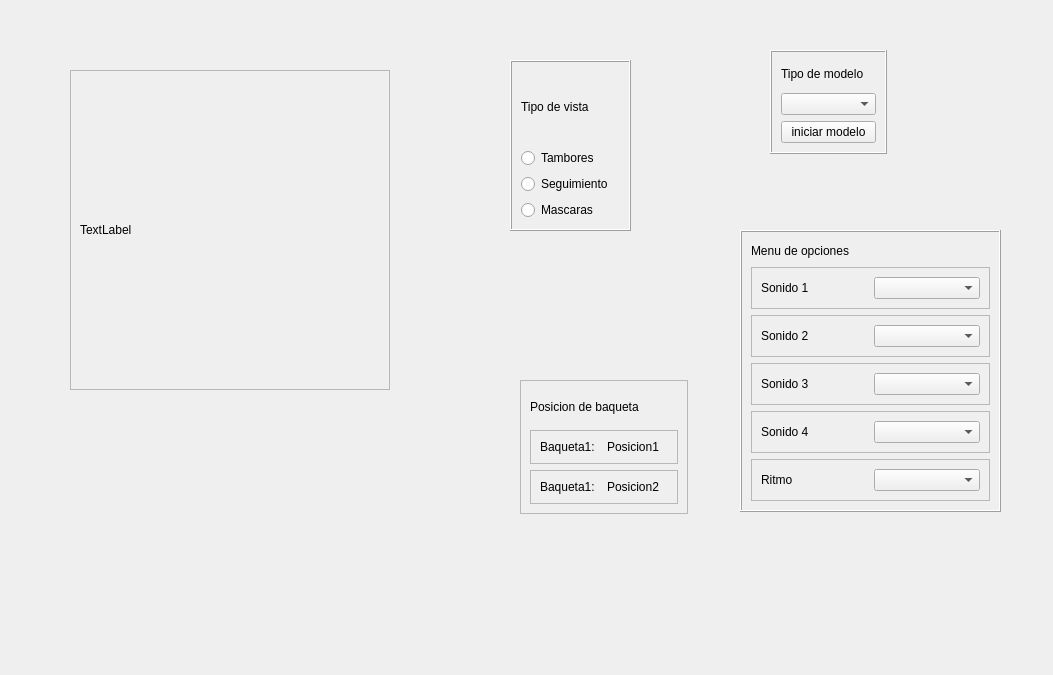
<?xml version="1.0" encoding="UTF-8"?>
<ui version="4.0">
 <class>MainWindow</class>
 <widget class="QMainWindow" name="MainWindow">
  <property name="geometry">
   <rect>
    <x>0</x>
    <y>0</y>
    <width>1053</width>
    <height>675</height>
   </rect>
  </property>
  <property name="windowTitle">
   <string>MainWindow</string>
  </property>
  <widget class="QWidget" name="centralwidget">
   <widget class="QFrame" name="frame">
    <property name="geometry">
     <rect>
      <x>70</x>
      <y>70</y>
      <width>320</width>
      <height>320</height>
     </rect>
    </property>
    <property name="minimumSize">
     <size>
      <width>320</width>
      <height>320</height>
     </size>
    </property>
    <property name="maximumSize">
     <size>
      <width>320</width>
      <height>320</height>
     </size>
    </property>
    <property name="frameShape">
     <enum>QFrame::StyledPanel</enum>
    </property>
    <property name="frameShadow">
     <enum>QFrame::Sunken</enum>
    </property>
    <layout class="QGridLayout" name="gridLayout">
     <item row="0" column="0">
      <widget class="QLabel" name="Camara">
       <property name="minimumSize">
        <size>
         <width>300</width>
         <height>300</height>
        </size>
       </property>
       <property name="maximumSize">
        <size>
         <width>300</width>
         <height>300</height>
        </size>
       </property>
       <property name="text">
        <string>TextLabel</string>
       </property>
      </widget>
     </item>
    </layout>
   </widget>
   <widget class="QFrame" name="frame_2">
    <property name="geometry">
     <rect>
      <x>740</x>
      <y>230</y>
      <width>261</width>
      <height>282</height>
     </rect>
    </property>
    <property name="frameShape">
     <enum>QFrame::Box</enum>
    </property>
    <property name="frameShadow">
     <enum>QFrame::Raised</enum>
    </property>
    <layout class="QVBoxLayout" name="verticalLayout">
     <item>
      <widget class="QLabel" name="label_8">
       <property name="text">
        <string>Menu de opciones</string>
       </property>
      </widget>
     </item>
     <item>
      <widget class="QFrame" name="frame_3">
       <property name="frameShape">
        <enum>QFrame::StyledPanel</enum>
       </property>
       <property name="frameShadow">
        <enum>QFrame::Raised</enum>
       </property>
       <layout class="QHBoxLayout" name="horizontalLayout">
        <item>
         <widget class="QLabel" name="label">
          <property name="text">
           <string>Sonido 1</string>
          </property>
         </widget>
        </item>
        <item>
         <widget class="QComboBox" name="Sonido1"/>
        </item>
       </layout>
      </widget>
     </item>
     <item>
      <widget class="QFrame" name="frame_4">
       <property name="frameShape">
        <enum>QFrame::StyledPanel</enum>
       </property>
       <property name="frameShadow">
        <enum>QFrame::Raised</enum>
       </property>
       <layout class="QHBoxLayout" name="horizontalLayout_2">
        <item>
         <widget class="QLabel" name="label_2">
          <property name="text">
           <string>Sonido 2</string>
          </property>
         </widget>
        </item>
        <item>
         <widget class="QComboBox" name="Sonido2"/>
        </item>
       </layout>
      </widget>
     </item>
     <item>
      <widget class="QFrame" name="frame_5">
       <property name="frameShape">
        <enum>QFrame::StyledPanel</enum>
       </property>
       <property name="frameShadow">
        <enum>QFrame::Raised</enum>
       </property>
       <layout class="QHBoxLayout" name="horizontalLayout_3">
        <item>
         <widget class="QLabel" name="label_3">
          <property name="text">
           <string>Sonido 3</string>
          </property>
         </widget>
        </item>
        <item>
         <widget class="QComboBox" name="Sonido3"/>
        </item>
       </layout>
      </widget>
     </item>
     <item>
      <widget class="QFrame" name="frame_6">
       <property name="frameShape">
        <enum>QFrame::StyledPanel</enum>
       </property>
       <property name="frameShadow">
        <enum>QFrame::Raised</enum>
       </property>
       <layout class="QHBoxLayout" name="horizontalLayout_4">
        <item>
         <widget class="QLabel" name="label_4">
          <property name="text">
           <string>Sonido 4</string>
          </property>
         </widget>
        </item>
        <item>
         <widget class="QComboBox" name="Sonido4"/>
        </item>
       </layout>
      </widget>
     </item>
     <item>
      <widget class="QFrame" name="frame_7">
       <property name="frameShape">
        <enum>QFrame::StyledPanel</enum>
       </property>
       <property name="frameShadow">
        <enum>QFrame::Raised</enum>
       </property>
       <layout class="QHBoxLayout" name="horizontalLayout_5">
        <item>
         <widget class="QLabel" name="label_5">
          <property name="text">
           <string>Ritmo</string>
          </property>
         </widget>
        </item>
        <item>
         <widget class="QComboBox" name="Ritmo"/>
        </item>
       </layout>
      </widget>
     </item>
    </layout>
   </widget>
   <widget class="QFrame" name="frame_8">
    <property name="geometry">
     <rect>
      <x>770</x>
      <y>50</y>
      <width>117</width>
      <height>104</height>
     </rect>
    </property>
    <property name="frameShape">
     <enum>QFrame::Box</enum>
    </property>
    <property name="frameShadow">
     <enum>QFrame::Raised</enum>
    </property>
    <layout class="QVBoxLayout" name="verticalLayout_3">
     <item>
      <widget class="QLabel" name="label_7">
       <property name="text">
        <string>Tipo de modelo</string>
       </property>
      </widget>
     </item>
     <item>
      <widget class="QComboBox" name="Model"/>
     </item>
     <item>
      <widget class="QPushButton" name="Select_Model">
       <property name="text">
        <string>iniciar modelo</string>
       </property>
      </widget>
     </item>
    </layout>
   </widget>
   <widget class="QFrame" name="frame_9">
    <property name="geometry">
     <rect>
      <x>510</x>
      <y>60</y>
      <width>121</width>
      <height>171</height>
     </rect>
    </property>
    <property name="frameShape">
     <enum>QFrame::Box</enum>
    </property>
    <property name="frameShadow">
     <enum>QFrame::Raised</enum>
    </property>
    <layout class="QVBoxLayout" name="verticalLayout_2">
     <item>
      <widget class="QLabel" name="label_6">
       <property name="text">
        <string>Tipo de vista</string>
       </property>
      </widget>
     </item>
     <item>
      <widget class="QRadioButton" name="Tambores">
       <property name="text">
        <string>Tambores</string>
       </property>
      </widget>
     </item>
     <item>
      <widget class="QRadioButton" name="Seguimiento">
       <property name="text">
        <string>Seguimiento</string>
       </property>
      </widget>
     </item>
     <item>
      <widget class="QRadioButton" name="Mascaras">
       <property name="text">
        <string>Mascaras</string>
       </property>
      </widget>
     </item>
    </layout>
   </widget>
   <widget class="QFrame" name="frame_10">
    <property name="geometry">
     <rect>
      <x>520</x>
      <y>380</y>
      <width>168</width>
      <height>134</height>
     </rect>
    </property>
    <property name="frameShape">
     <enum>QFrame::StyledPanel</enum>
    </property>
    <property name="frameShadow">
     <enum>QFrame::Raised</enum>
    </property>
    <layout class="QVBoxLayout" name="verticalLayout_4">
     <item>
      <widget class="QLabel" name="label_9">
       <property name="text">
        <string>Posicion de baqueta</string>
       </property>
      </widget>
     </item>
     <item>
      <widget class="QFrame" name="frame_11">
       <property name="frameShape">
        <enum>QFrame::StyledPanel</enum>
       </property>
       <property name="frameShadow">
        <enum>QFrame::Raised</enum>
       </property>
       <layout class="QHBoxLayout" name="horizontalLayout_6">
        <item>
         <widget class="QLabel" name="label_10">
          <property name="text">
           <string>Baqueta1:</string>
          </property>
         </widget>
        </item>
        <item>
         <widget class="QLabel" name="Posicion1">
          <property name="text">
           <string>Posicion1</string>
          </property>
         </widget>
        </item>
       </layout>
      </widget>
     </item>
     <item>
      <widget class="QFrame" name="frame_12">
       <property name="frameShape">
        <enum>QFrame::StyledPanel</enum>
       </property>
       <property name="frameShadow">
        <enum>QFrame::Raised</enum>
       </property>
       <layout class="QHBoxLayout" name="horizontalLayout_7">
        <item>
         <widget class="QLabel" name="label_12">
          <property name="text">
           <string>Baqueta1:</string>
          </property>
         </widget>
        </item>
        <item>
         <widget class="QLabel" name="Posicion2">
          <property name="text">
           <string>Posicion2</string>
          </property>
         </widget>
        </item>
       </layout>
      </widget>
     </item>
    </layout>
   </widget>
  </widget>
 </widget>
 <resources/>
 <connections/>
</ui>
